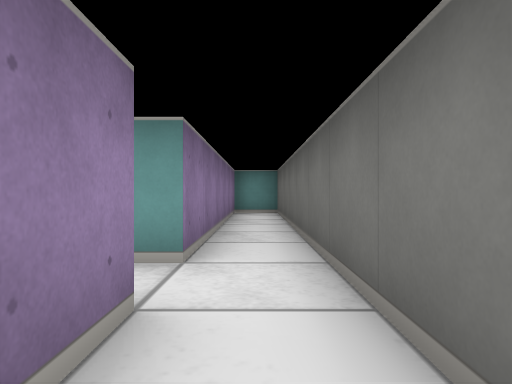
[1] (above)

14 first-person views from a walk through a cub3D ray-caster map. The camera is about half as high as the walls, looks level and sees 70° across. The floor is counted in squares. Each view is taken from the middle of a square. On the plan, view 1 faces up. The plan holds only what a view shows up to about 9 squares ahead; the rest is blank.

[2]
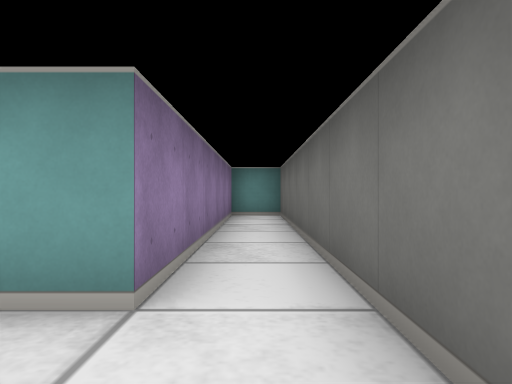

[3]
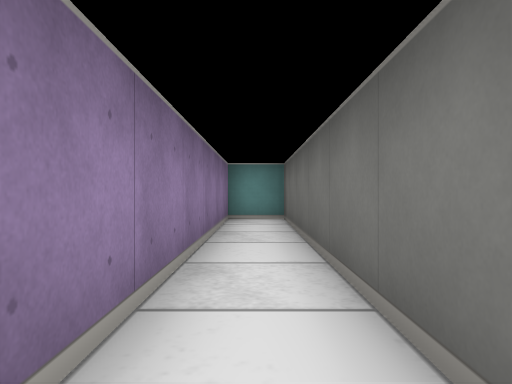

[4]
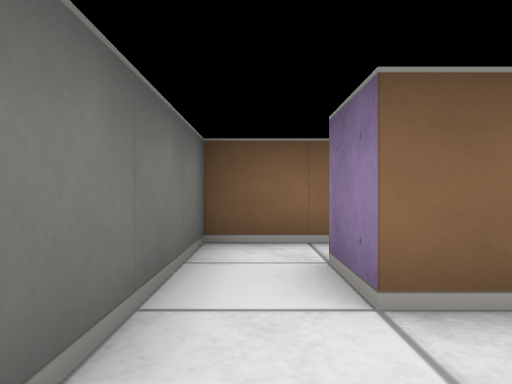

[5]
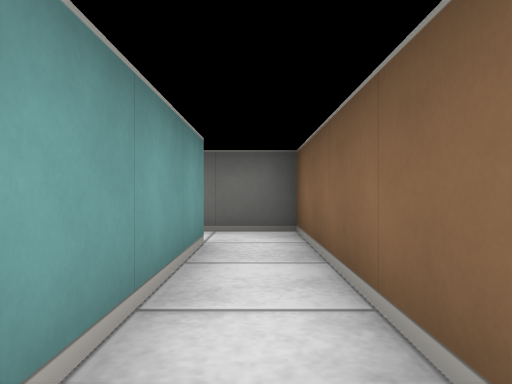

[6]
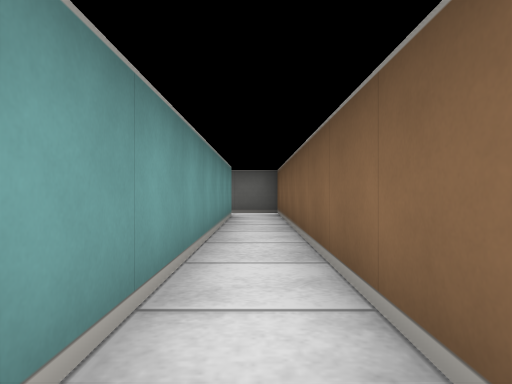

[7]
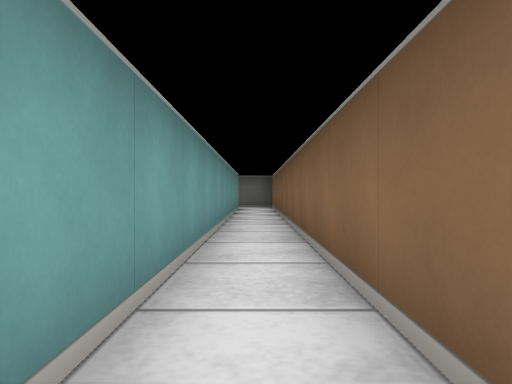

[8]
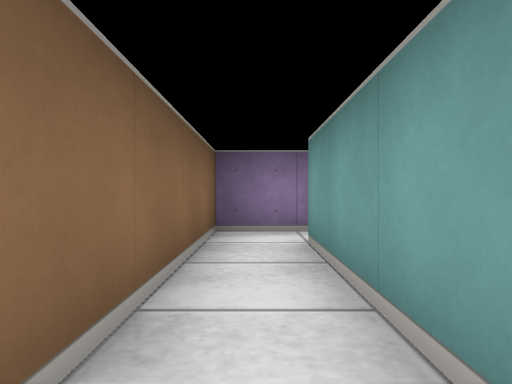

[9]
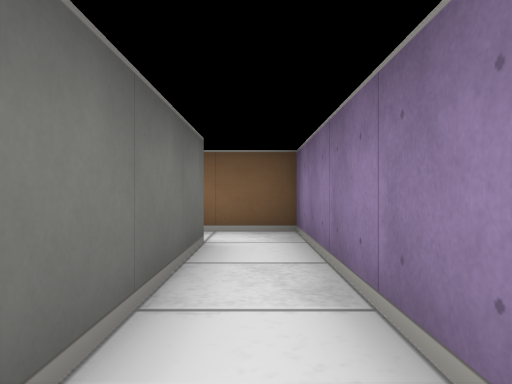

[10]
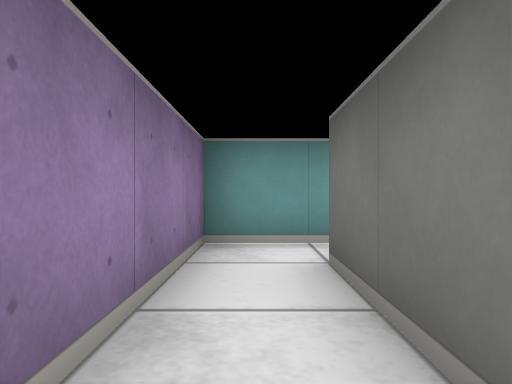

[11]
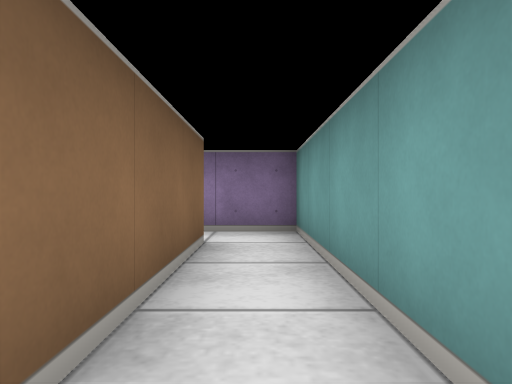

[12]
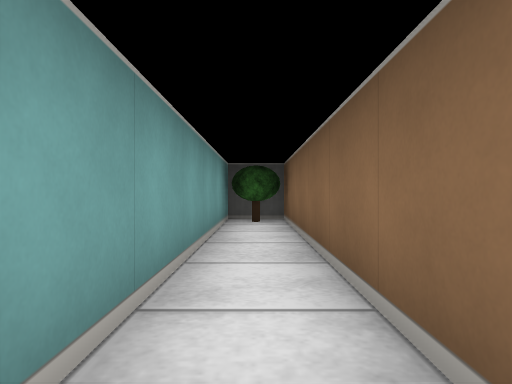

[13]
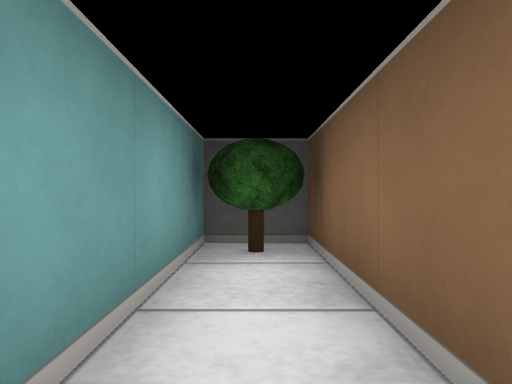

[14]
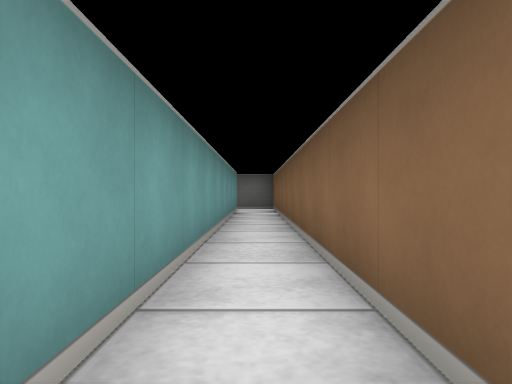

### Floor plan
Points are (right, up) in squares from view 1. A wall is a line through its corners. A room is listed if a view was taken in it or the views show most of it. See-through windows are left out.
Room 1 (views 1, 5, 6, 7, 8, 14)
walls: (-0.5, 0.5) (-11.5, 0.5); (-12.5, 0.5) (-12.5, -0.5) (0.5, -0.5) (0.5, 0.5)
ways out: opening at (0, 1) to room 2; opening at (-12, 1) to room 3
Room 2 (views 2, 3, 4)
walls: (-0.5, 1.5) (-0.5, 0.5); (0.5, 0.5) (0.5, 8.5) (-0.5, 8.5) (-0.5, 2.5)
ways out: opening at (0, 1) to room 1; opening at (-1, 2)
Room 3 (views 9, 10, 11, 12, 13)
walls: (-11.5, 0.5) (-11.5, 3.5) (-5.5, 3.5) (-5.5, 4.5) (-12.5, 4.5) (-12.5, 0.5)
ways out: opening at (-12, 1) to room 1
objects: tree (-6, 4)

Where each view was taken, in squares from view 1:
view 1: 0 up, 0 right, facing up
view 2: 1 up, 0 right, facing up
view 3: 2 up, 0 right, facing up
view 4: 3 up, 0 right, facing down
view 5: 0 up, 4 left, facing right
view 6: 0 up, 8 left, facing right
view 7: 0 up, 11 left, facing right
view 8: 0 up, 8 left, facing left
view 9: 4 up, 12 left, facing down
view 10: 1 up, 12 left, facing up
view 11: 4 up, 8 left, facing left
view 12: 4 up, 12 left, facing right
view 13: 4 up, 9 left, facing right
view 14: 0 up, 10 left, facing right
